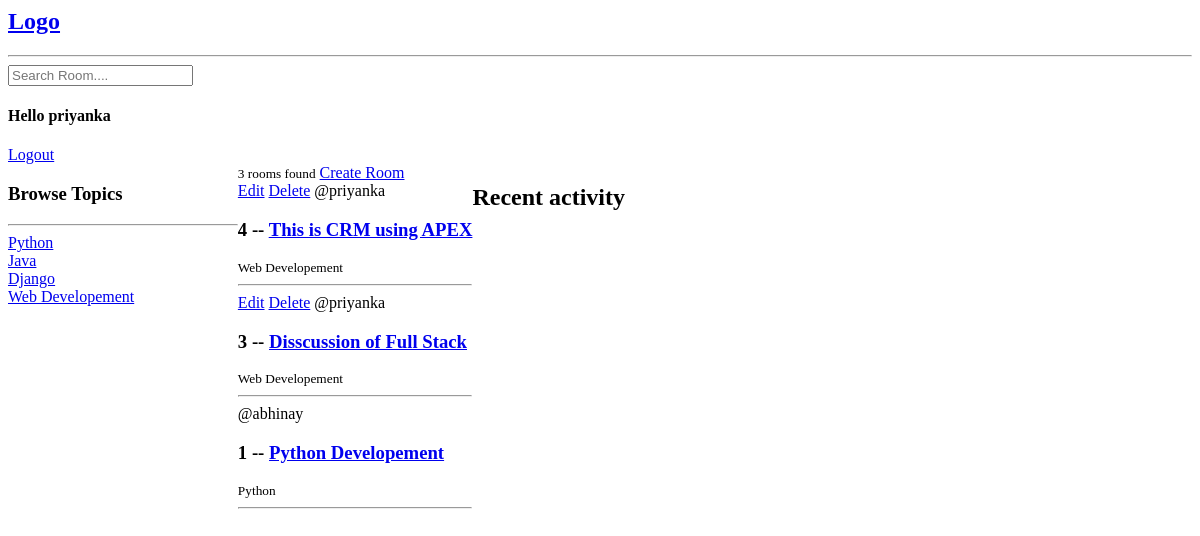
The app's page / (signed in), older data.
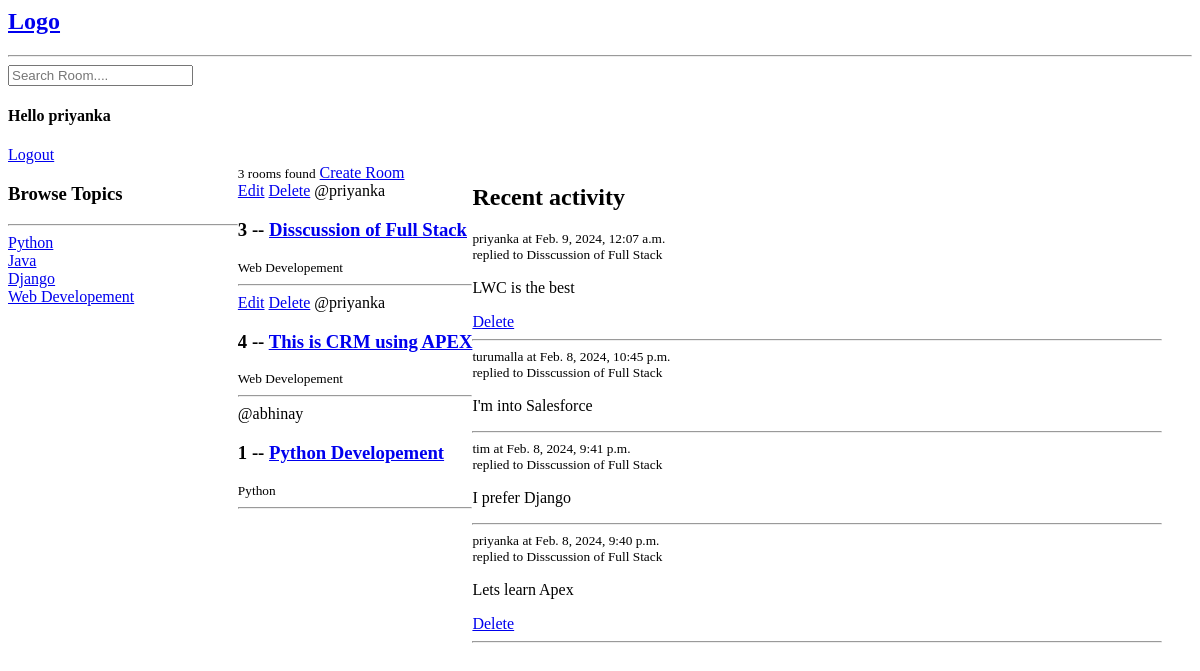
The same page, newer data.
### base/models.py (models this page shows, shortened)
class Topic(models.Model):
    name = models.CharField(max_length=200)

class Room(models.Model):
    host = models.ForeignKey(User, on_delete=models.SET_NULL, null=True)
    topic = models.ForeignKey(Topic, on_delete=models.SET_NULL, null=True)
    name = models.CharField(max_length=200)
    description = models.TextField(null=True, blank = True)
    participants= models.ManyToManyField(User, related_name='participants')
    updated = models.DateTimeField(auto_now=True)
    created = models.DateTimeField(auto_now_add=True)
    class Meta:
        ordering = ['-updated', '-created']
    def __str__(self) -> str:
        return self.name

class Message(models.Model):
    user = models.ForeignKey(User, on_delete=models.CASCADE)
    room = models.ForeignKey(Room, on_delete=models.CASCADE)
    body = models.TextField()
    updated = models.DateTimeField(auto_now=True)
    created = models.DateTimeField(auto_now_add=True)
    class Meta:
        ordering = ['-updated', '-created']
    def __str__(self) -> str:
        return self.body[0:50]

### base/views.py (the view)
# urls.py: path('', views.home, name='home'), #Goes ot views flile and then home
def home(request):
    q= request.GET.get('q') if request.GET.get('q')!=None else ''
    rooms = Room.objects.filter(
        Q(topic__name__icontains=q) |
        Q(name__icontains=q) |
        Q(description__icontains=q) |
        Q(host__username__icontains=q)
        )
    topics = Topic.objects.all()
    activity_messages = Message.objects.filter(Q(room__topic__name__icontains=q))
    room_count = rooms.count()
    context = {'rooms': rooms, 'topics':topics, 'room_count':room_count, 'activity_messages': activity_messages}
    return render(request, 'base/home.html', context )

### base/templates/base/home.html (shortened to what this page needs)
{% extends "main.html" %} {% block content %}
<div class="home-container">
  <div class="browse-topics">{% include 'base/topics_container.html' %}</div>
  <div class="rooms-list">
    <small>{{ room_count }} rooms found</small>
    {% include 'base/feed_container.html' %}
  </div>
  <div class="recent-activity">{% include "base/activity_container.html"%}</div>
</div>
{% endblock content %}

### base/templates/base/topics_container.html
      <h3>Browse Topics</h3>
      <hr>
      {% for topic in topics %}
        <div>
            <a href="{% url 'home'%}?q={{topic.name}}"> {{topic.name}}<a/>
        </div>
      {%endfor%}

### base/templates/base/feed_container.html
<a href="{% url "create-room" %}">Create Room</a>
        {% for room in rooms %}
          <div>
            {%if request.user == room.host %}
            <a href="{% url "update-room" room.id %}">Edit</a>
            <a href="{% url "delete-room" room.id %}">Delete</a>
            {%endif%}
            <span>@{{room.host.username}}</span>
            <h3>{{room.id}} -- <a href='{% url "room" room.id %}'>{{room.name}}</a></h3>
            <small>{{room.topic.name}}</small>
            <hr>
          </div>
        {% endfor %}

### base/templates/base/activity_container.html
<h2>Recent activity</h2>
{% for message in activity_messages %}
<div>
  <small>{{message.user}} at {{message.created}}</small>
  <br />
  <small>replied to {{message.room}}</small>
  <p>{{message}}</p>
  {%if request.user == message.user %}
  <a href="{% url 'delete-message' message.id %}">Delete</a>
  {%endif%}
  <hr />
</div>
{%endfor%}

Row changes from the older to the newer data that the page shows:
changed Room "Disscussion of Full Stack": moves up the list
added Message: user "priyanka", created "Feb. 9, 2024, 12:07 a.m.", room "Disscussion of Full Stack", body "LWC is the best", shows "Delete"
added Message: user "turumalla", created "Feb. 8, 2024, 10:45 p.m.", room "Disscussion of Full Stack", body "I'm into Salesforce"
added Message: user "tim", created "Feb. 8, 2024, 9:41 p.m.", room "Disscussion of Full Stack", body "I prefer Django"
added Message: user "priyanka", created "Feb. 8, 2024, 9:40 p.m.", room "Disscussion of Full Stack", body "Lets learn Apex", shows "Delete"
